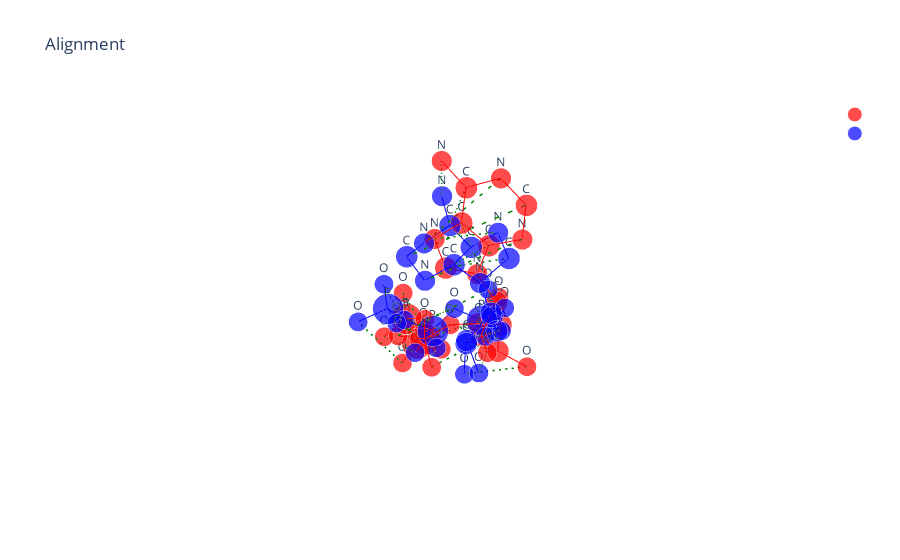

Notebook code for this chart:
### Code cell
df = pd.read_csv('./otmol_output/6ln3_ATP_result.csv')
data_path = "../Data/first_8_molecules_RDKIT"
ligand = '6ln3_ATP'
i = 28
nameB = ligand+'_conf'+str(i)+'_otmol.xyz'
path1 = os.path.join(data_path, 'extra_bio_ligands', ligand+'.pdb')
path2 = os.path.join(data_path, 'extra_bio_ligands_RDKIT', ligand, ligand+'_conf'+str(i)+'.pdb')
X_A, T_A, B_A = otm.tl.parse_pdb_file(path1)
X_B, T_B, B_B = otm.tl.parse_pdb_file(path2)
assignment = [int(x) for x in df['assignment'][i].strip('[]').split()]
P = otm.tl.permutation_to_matrix(assignment)
X_B_aligned, _, _ = otm.tl.kabsch(X_A, X_B, P) 
otm.tl.write_xyz_with_custom_labels(
    os.path.join('otmol_output', nameB), 
    X_B_aligned[assignment], 
    T_B[assignment],
    comment="aligned by OTMol")
print(otm.tl.root_mean_square_deviation(X_A, X_B_aligned[assignment]))
otm.pl.interactive_alignment_plot(X_A, X_B_aligned, T_A, T_B, B_A, B_B, assignment, '', '')

### Figure 1 — Plotly figure (JSON) as saved in the notebook; plotly's stock layout.template omitted (floating-point values rounded to 4 significant figures)
{"data": [{"marker": {"color": "red", "size": [21.4, 13.2, 13.2, 13.2, 21.4, 13.2, 13.2, 13.2, 21.4, 13.2, 13.2, 13.2, 13.2, 15.2, 15.2, 13.2, 15.2, 13.2, 15.2, 13.2, 15.2, 14.2, 15.2, 14.2, 15.2, 15.2, 14.2, 14.2, 15.2, 14.2, 15.2], "symbol": "circle"}, "mode": "markers+text", "name": "", "text": ["P", "O", "O", "O", "P", "O", "O", "O", "P", "O", "O", "O", "O", "C", "C", "O", "C", "O", "C", "O", "C", "N", "C", "N", "C", "C", "N", "N", "C", "N", "C"], "textposition": "top center", "type": "scatter3d", "x": [74.12, 73.75, 73.0, 75.5, 75.16, 74.55, 76.56, 74.15, 76.18, 77.42, 76.37, 75.1, 75.44, 74.17, 74.14, 74.11, 75.38, 75.1, 76.2, 77.07, 75.15, 75.51, 76.08, 76.19, 75.61, 75.43, 75.74, 74.78, 74.45, 74.6, 75.19], "y": [51.52, 50.1, 52.43, 51.75, 51.98, 51.06, 51.75, 52.19, 54.64, 54.15, 55.27, 53.44, 55.64, 56.28, 57.62, 57.37, 58.5, 59.89, 58.22, 59.28, 58.06, 57.26, 56.02, 55.5, 56.44, 56.48, 55.49, 57.57, 58.56, 58.64, 57.53], "z": [25.47, 25.81, 24.87, 24.97, 28.23, 29.17, 27.65, 27.02, 29.05, 29.71, 27.7, 28.99, 30.09, 29.79, 30.5, 31.91, 30.25, 30.09, 31.5, 31.79, 32.55, 33.74, 33.73, 34.93, 35.78, 37.18, 38.03, 37.67, 36.83, 35.51, 35.04]}, {"marker": {"color": "blue", "size": [21.4, 13.2, 13.2, 13.2, 21.4, 13.2, 13.2, 13.2, 21.4, 13.2, 13.2, 13.2, 13.2, 15.2, 15.2, 13.2, 15.2, 13.2, 15.2, 13.2, 15.2, 14.2, 15.2, 14.2, 15.2, 15.2, 14.2, 14.2, 15.2, 14.2, 15.2], "symbol": "circle"}, "mode": "markers+text", "name": "", "text": ["P", "O", "O", "O", "P", "O", "O", "O", "P", "O", "O", "O", "O", "C", "C", "O", "C", "O", "C", "O", "C", "N", "C", "N", "C", "C", "N", "N", "C", "N", "C"], "textposition": "top center", "type": "scatter3d", "x": [76.34, 78.01, 75.48, 77.0, 74.63, 75.61, 75.5, 75.32, 72.75, 71.57, 71.97, 73.12, 73.88, 73.81, 74.8, 74.67, 76.2, 76.67, 76.96, 77.48, 75.91, 76.1, 74.95, 74.22, 74.68, 74.55, 74.79, 75.38, 76.76, 76.97, 76.13], "y": [52.02, 51.74, 50.66, 53.56, 53.49, 54.83, 52.97, 52.01, 55.31, 55.77, 54.98, 53.64, 56.53, 56.82, 57.92, 58.15, 57.38, 57.75, 58.1, 59.26, 58.42, 57.92, 58.35, 57.16, 56.14, 54.74, 54.5, 53.92, 54.35, 55.71, 56.54], "z": [29.57, 29.51, 30.01, 29.9, 27.94, 28.23, 26.59, 28.24, 28.63, 27.48, 30.07, 28.72, 28.96, 30.32, 30.7, 32.04, 30.51, 29.22, 31.59, 30.97, 32.6, 33.91, 34.71, 35.1, 34.19, 34.66, 36.04, 33.78, 33.85, 33.37, 34.14]}, {"line": {"color": "red", "width": 2}, "mode": "lines", "showlegend": false, "type": "scatter3d", "x": [74.12, 73.75], "y": [51.52, 50.1], "z": [25.47, 25.81]}, {"line": {"color": "red", "width": 2}, "mode": "lines", "showlegend": false, "type": "scatter3d", "x": [74.12, 73.0], "y": [51.52, 52.43], "z": [25.47, 24.87]}, {"line": {"color": "red", "width": 2}, "mode": "lines", "showlegend": false, "type": "scatter3d", "x": [74.12, 75.5], "y": [51.52, 51.75], "z": [25.47, 24.97]}, {"line": {"color": "red", "width": 2}, "mode": "lines", "showlegend": false, "type": "scatter3d", "x": [74.12, 74.15], "y": [51.52, 52.19], "z": [25.47, 27.02]}, {"line": {"color": "red", "width": 2}, "mode": "lines", "showlegend": false, "type": "scatter3d", "x": [75.16, 74.55], "y": [51.98, 51.06], "z": [28.23, 29.17]}, {"line": {"color": "red", "width": 2}, "mode": "lines", "showlegend": false, "type": "scatter3d", "x": [75.16, 76.56], "y": [51.98, 51.75], "z": [28.23, 27.65]}, {"line": {"color": "red", "width": 2}, "mode": "lines", "showlegend": false, "type": "scatter3d", "x": [75.16, 74.15], "y": [51.98, 52.19], "z": [28.23, 27.02]}, {"line": {"color": "red", "width": 2}, "mode": "lines", "showlegend": false, "type": "scatter3d", "x": [75.16, 75.1], "y": [51.98, 53.44], "z": [28.23, 28.99]}, {"line": {"color": "red", "width": 2}, "mode": "lines", "showlegend": false, "type": "scatter3d", "x": [76.18, 77.42], "y": [54.64, 54.15], "z": [29.05, 29.71]}, {"line": {"color": "red", "width": 2}, "mode": "lines", "showlegend": false, "type": "scatter3d", "x": [76.18, 76.37], "y": [54.64, 55.27], "z": [29.05, 27.7]}, {"line": {"color": "red", "width": 2}, "mode": "lines", "showlegend": false, "type": "scatter3d", "x": [76.18, 75.1], "y": [54.64, 53.44], "z": [29.05, 28.99]}, {"line": {"color": "red", "width": 2}, "mode": "lines", "showlegend": false, "type": "scatter3d", "x": [76.18, 75.44], "y": [54.64, 55.64], "z": [29.05, 30.09]}, {"line": {"color": "red", "width": 2}, "mode": "lines", "showlegend": false, "type": "scatter3d", "x": [75.44, 74.17], "y": [55.64, 56.28], "z": [30.09, 29.79]}, {"line": {"color": "red", "width": 2}, "mode": "lines", "showlegend": false, "type": "scatter3d", "x": [74.17, 74.14], "y": [56.28, 57.62], "z": [29.79, 30.5]}, {"line": {"color": "red", "width": 2}, "mode": "lines", "showlegend": false, "type": "scatter3d", "x": [74.14, 74.11], "y": [57.62, 57.37], "z": [30.5, 31.91]}, {"line": {"color": "red", "width": 2}, "mode": "lines", "showlegend": false, "type": "scatter3d", "x": [74.14, 75.38], "y": [57.62, 58.5], "z": [30.5, 30.25]}, {"line": {"color": "red", "width": 2}, "mode": "lines", "showlegend": false, "type": "scatter3d", "x": [74.11, 75.15], "y": [57.37, 58.06], "z": [31.91, 32.55]}, {"line": {"color": "red", "width": 2}, "mode": "lines", "showlegend": false, "type": "scatter3d", "x": [75.38, 75.1], "y": [58.5, 59.89], "z": [30.25, 30.09]}, {"line": {"color": "red", "width": 2}, "mode": "lines", "showlegend": false, "type": "scatter3d", "x": [75.38, 76.2], "y": [58.5, 58.22], "z": [30.25, 31.5]}, {"line": {"color": "red", "width": 2}, "mode": "lines", "showlegend": false, "type": "scatter3d", "x": [76.2, 77.07], "y": [58.22, 59.28], "z": [31.5, 31.79]}, {"line": {"color": "red", "width": 2}, "mode": "lines", "showlegend": false, "type": "scatter3d", "x": [76.2, 75.15], "y": [58.22, 58.06], "z": [31.5, 32.55]}, {"line": {"color": "red", "width": 2}, "mode": "lines", "showlegend": false, "type": "scatter3d", "x": [75.15, 75.51], "y": [58.06, 57.26], "z": [32.55, 33.74]}, {"line": {"color": "red", "width": 2}, "mode": "lines", "showlegend": false, "type": "scatter3d", "x": [75.51, 76.08], "y": [57.26, 56.02], "z": [33.74, 33.73]}, {"line": {"color": "red", "width": 2}, "mode": "lines", "showlegend": false, "type": "scatter3d", "x": [75.51, 75.19], "y": [57.26, 57.53], "z": [33.74, 35.04]}, {"line": {"color": "red", "width": 2}, "mode": "lines", "showlegend": false, "type": "scatter3d", "x": [76.08, 76.19], "y": [56.02, 55.5], "z": [33.73, 34.93]}, {"line": {"color": "red", "width": 2}, "mode": "lines", "showlegend": false, "type": "scatter3d", "x": [76.19, 75.61], "y": [55.5, 56.44], "z": [34.93, 35.78]}, {"line": {"color": "red", "width": 2}, "mode": "lines", "showlegend": false, "type": "scatter3d", "x": [75.61, 75.43], "y": [56.44, 56.48], "z": [35.78, 37.18]}, {"line": {"color": "red", "width": 2}, "mode": "lines", "showlegend": false, "type": "scatter3d", "x": [75.61, 75.19], "y": [56.44, 57.53], "z": [35.78, 35.04]}, {"line": {"color": "red", "width": 2}, "mode": "lines", "showlegend": false, "type": "scatter3d", "x": [75.43, 75.74], "y": [56.48, 55.49], "z": [37.18, 38.03]}, {"line": {"color": "red", "width": 2}, "mode": "lines", "showlegend": false, "type": "scatter3d", "x": [75.43, 74.78], "y": [56.48, 57.57], "z": [37.18, 37.67]}, {"line": {"color": "red", "width": 2}, "mode": "lines", "showlegend": false, "type": "scatter3d", "x": [74.78, 74.45], "y": [57.57, 58.56], "z": [37.67, 36.83]}, {"line": {"color": "red", "width": 2}, "mode": "lines", "showlegend": false, "type": "scatter3d", "x": [74.45, 74.6], "y": [58.56, 58.64], "z": [36.83, 35.51]}, {"line": {"color": "red", "width": 2}, "mode": "lines", "showlegend": false, "type": "scatter3d", "x": [74.6, 75.19], "y": [58.64, 57.53], "z": [35.51, 35.04]}, {"line": {"color": "blue", "width": 2}, "mode": "lines", "showlegend": false, "type": "scatter3d", "x": [76.34, 78.01], "y": [52.02, 51.74], "z": [29.57, 29.51]}, {"line": {"color": "blue", "width": 2}, "mode": "lines", "showlegend": false, "type": "scatter3d", "x": [76.34, 75.48], "y": [52.02, 50.66], "z": [29.57, 30.01]}, {"line": {"color": "blue", "width": 2}, "mode": "lines", "showlegend": false, "type": "scatter3d", "x": [76.34, 77.0], "y": [52.02, 53.56], "z": [29.57, 29.9]}, {"line": {"color": "blue", "width": 2}, "mode": "lines", "showlegend": false, "type": "scatter3d", "x": [76.34, 75.32], "y": [52.02, 52.01], "z": [29.57, 28.24]}, {"line": {"color": "blue", "width": 2}, "mode": "lines", "showlegend": false, "type": "scatter3d", "x": [74.63, 75.61], "y": [53.49, 54.83], "z": [27.94, 28.23]}, {"line": {"color": "blue", "width": 2}, "mode": "lines", "showlegend": false, "type": "scatter3d", "x": [74.63, 75.5], "y": [53.49, 52.97], "z": [27.94, 26.59]}, {"line": {"color": "blue", "width": 2}, "mode": "lines", "showlegend": false, "type": "scatter3d", "x": [74.63, 75.32], "y": [53.49, 52.01], "z": [27.94, 28.24]}, {"line": {"color": "blue", "width": 2}, "mode": "lines", "showlegend": false, "type": "scatter3d", "x": [74.63, 73.12], "y": [53.49, 53.64], "z": [27.94, 28.72]}, {"line": {"color": "blue", "width": 2}, "mode": "lines", "showlegend": false, "type": "scatter3d", "x": [72.75, 71.57], "y": [55.31, 55.77], "z": [28.63, 27.48]}, {"line": {"color": "blue", "width": 2}, "mode": "lines", "showlegend": false, "type": "scatter3d", "x": [72.75, 71.97], "y": [55.31, 54.98], "z": [28.63, 30.07]}, {"line": {"color": "blue", "width": 2}, "mode": "lines", "showlegend": false, "type": "scatter3d", "x": [72.75, 73.12], "y": [55.31, 53.64], "z": [28.63, 28.72]}, {"line": {"color": "blue", "width": 2}, "mode": "lines", "showlegend": false, "type": "scatter3d", "x": [72.75, 73.88], "y": [55.31, 56.53], "z": [28.63, 28.96]}, {"line": {"color": "blue", "width": 2}, "mode": "lines", "showlegend": false, "type": "scatter3d", "x": [73.88, 73.81], "y": [56.53, 56.82], "z": [28.96, 30.32]}, {"line": {"color": "blue", "width": 2}, "mode": "lines", "showlegend": false, "type": "scatter3d", "x": [73.81, 74.8], "y": [56.82, 57.92], "z": [30.32, 30.7]}, {"line": {"color": "blue", "width": 2}, "mode": "lines", "showlegend": false, "type": "scatter3d", "x": [74.8, 74.67], "y": [57.92, 58.15], "z": [30.7, 32.04]}, {"line": {"color": "blue", "width": 2}, "mode": "lines", "showlegend": false, "type": "scatter3d", "x": [74.8, 76.2], "y": [57.92, 57.38], "z": [30.7, 30.51]}, {"line": {"color": "blue", "width": 2}, "mode": "lines", "showlegend": false, "type": "scatter3d", "x": [74.67, 75.91], "y": [58.15, 58.42], "z": [32.04, 32.6]}, {"line": {"color": "blue", "width": 2}, "mode": "lines", "showlegend": false, "type": "scatter3d", "x": [76.2, 76.67], "y": [57.38, 57.75], "z": [30.51, 29.22]}, {"line": {"color": "blue", "width": 2}, "mode": "lines", "showlegend": false, "type": "scatter3d", "x": [76.2, 76.96], "y": [57.38, 58.1], "z": [30.51, 31.59]}, {"line": {"color": "blue", "width": 2}, "mode": "lines", "showlegend": false, "type": "scatter3d", "x": [76.96, 77.48], "y": [58.1, 59.26], "z": [31.59, 30.97]}, {"line": {"color": "blue", "width": 2}, "mode": "lines", "showlegend": false, "type": "scatter3d", "x": [76.96, 75.91], "y": [58.1, 58.42], "z": [31.59, 32.6]}, {"line": {"color": "blue", "width": 2}, "mode": "lines", "showlegend": false, "type": "scatter3d", "x": [75.91, 76.1], "y": [58.42, 57.92], "z": [32.6, 33.91]}, {"line": {"color": "blue", "width": 2}, "mode": "lines", "showlegend": false, "type": "scatter3d", "x": [76.1, 74.95], "y": [57.92, 58.35], "z": [33.91, 34.71]}, {"line": {"color": "blue", "width": 2}, "mode": "lines", "showlegend": false, "type": "scatter3d", "x": [76.1, 76.13], "y": [57.92, 56.54], "z": [33.91, 34.14]}, {"line": {"color": "blue", "width": 2}, "mode": "lines", "showlegend": false, "type": "scatter3d", "x": [74.95, 74.22], "y": [58.35, 57.16], "z": [34.71, 35.1]}, {"line": {"color": "blue", "width": 2}, "mode": "lines", "showlegend": false, "type": "scatter3d", "x": [74.22, 74.68], "y": [57.16, 56.14], "z": [35.1, 34.19]}, {"line": {"color": "blue", "width": 2}, "mode": "lines", "showlegend": false, "type": "scatter3d", "x": [74.68, 74.55], "y": [56.14, 54.74], "z": [34.19, 34.66]}, {"line": {"color": "blue", "width": 2}, "mode": "lines", "showlegend": false, "type": "scatter3d", "x": [74.68, 76.13], "y": [56.14, 56.54], "z": [34.19, 34.14]}, {"line": {"color": "blue", "width": 2}, "mode": "lines", "showlegend": false, "type": "scatter3d", "x": [74.55, 74.79], "y": [54.74, 54.5], "z": [34.66, 36.04]}, {"line": {"color": "blue", "width": 2}, "mode": "lines", "showlegend": false, "type": "scatter3d", "x": [74.55, 75.38], "y": [54.74, 53.92], "z": [34.66, 33.78]}, {"line": {"color": "blue", "width": 2}, "mode": "lines", "showlegend": false, "type": "scatter3d", "x": [75.38, 76.76], "y": [53.92, 54.35], "z": [33.78, 33.85]}, {"line": {"color": "blue", "width": 2}, "mode": "lines", "showlegend": false, "type": "scatter3d", "x": [76.76, 76.97], "y": [54.35, 55.71], "z": [33.85, 33.37]}, {"line": {"color": "blue", "width": 2}, "mode": "lines", "showlegend": false, "type": "scatter3d", "x": [76.97, 76.13], "y": [55.71, 56.54], "z": [33.37, 34.14]}, {"line": {"color": "green", "dash": "longdash", "width": 3}, "mode": "lines", "showlegend": false, "type": "scatter3d", "x": [74.12, 76.34], "y": [51.52, 52.02], "z": [25.47, 29.57]}, {"line": {"color": "green", "dash": "longdash", "width": 3}, "mode": "lines", "showlegend": false, "type": "scatter3d", "x": [73.75, 75.48], "y": [50.1, 50.66], "z": [25.81, 30.01]}, {"line": {"color": "green", "dash": "longdash", "width": 3}, "mode": "lines", "showlegend": false, "type": "scatter3d", "x": [73.0, 77.0], "y": [52.43, 53.56], "z": [24.87, 29.9]}, {"line": {"color": "green", "dash": "longdash", "width": 3}, "mode": "lines", "showlegend": false, "type": "scatter3d", "x": [75.5, 78.01], "y": [51.75, 51.74], "z": [24.97, 29.51]}, {"line": {"color": "green", "dash": "longdash", "width": 3}, "mode": "lines", "showlegend": false, "type": "scatter3d", "x": [75.16, 74.63], "y": [51.98, 53.49], "z": [28.23, 27.94]}, {"line": {"color": "green", "dash": "longdash", "width": 3}, "mode": "lines", "showlegend": false, "type": "scatter3d", "x": [74.55, 75.61], "y": [51.06, 54.83], "z": [29.17, 28.23]}, {"line": {"color": "green", "dash": "longdash", "width": 3}, "mode": "lines", "showlegend": false, "type": "scatter3d", "x": [76.56, 75.5], "y": [51.75, 52.97], "z": [27.65, 26.59]}, {"line": {"color": "green", "dash": "longdash", "width": 3}, "mode": "lines", "showlegend": false, "type": "scatter3d", "x": [74.15, 75.32], "y": [52.19, 52.01], "z": [27.02, 28.24]}, {"line": {"color": "green", "dash": "longdash", "width": 3}, "mode": "lines", "showlegend": false, "type": "scatter3d", "x": [76.18, 72.75], "y": [54.64, 55.31], "z": [29.05, 28.63]}, {"line": {"color": "green", "dash": "longdash", "width": 3}, "mode": "lines", "showlegend": false, "type": "scatter3d", "x": [77.42, 71.97], "y": [54.15, 54.98], "z": [29.71, 30.07]}, {"line": {"color": "green", "dash": "longdash", "width": 3}, "mode": "lines", "showlegend": false, "type": "scatter3d", "x": [76.37, 71.57], "y": [55.27, 55.77], "z": [27.7, 27.48]}, {"line": {"color": "green", "dash": "longdash", "width": 3}, "mode": "lines", "showlegend": false, "type": "scatter3d", "x": [75.1, 73.12], "y": [53.44, 53.64], "z": [28.99, 28.72]}, {"line": {"color": "green", "dash": "longdash", "width": 3}, "mode": "lines", "showlegend": false, "type": "scatter3d", "x": [75.44, 73.88], "y": [55.64, 56.53], "z": [30.09, 28.96]}, {"line": {"color": "green", "dash": "longdash", "width": 3}, "mode": "lines", "showlegend": false, "type": "scatter3d", "x": [74.17, 73.81], "y": [56.28, 56.82], "z": [29.79, 30.32]}, {"line": {"color": "green", "dash": "longdash", "width": 3}, "mode": "lines", "showlegend": false, "type": "scatter3d", "x": [74.14, 74.8], "y": [57.62, 57.92], "z": [30.5, 30.7]}, {"line": {"color": "green", "dash": "longdash", "width": 3}, "mode": "lines", "showlegend": false, "type": "scatter3d", "x": [74.11, 74.67], "y": [57.37, 58.15], "z": [31.91, 32.04]}, {"line": {"color": "green", "dash": "longdash", "width": 3}, "mode": "lines", "showlegend": false, "type": "scatter3d", "x": [75.38, 76.2], "y": [58.5, 57.38], "z": [30.25, 30.51]}, {"line": {"color": "green", "dash": "longdash", "width": 3}, "mode": "lines", "showlegend": false, "type": "scatter3d", "x": [75.1, 76.67], "y": [59.89, 57.75], "z": [30.09, 29.22]}, {"line": {"color": "green", "dash": "longdash", "width": 3}, "mode": "lines", "showlegend": false, "type": "scatter3d", "x": [76.2, 76.96], "y": [58.22, 58.1], "z": [31.5, 31.59]}, {"line": {"color": "green", "dash": "longdash", "width": 3}, "mode": "lines", "showlegend": false, "type": "scatter3d", "x": [77.07, 77.48], "y": [59.28, 59.26], "z": [31.79, 30.97]}, {"line": {"color": "green", "dash": "longdash", "width": 3}, "mode": "lines", "showlegend": false, "type": "scatter3d", "x": [75.15, 75.91], "y": [58.06, 58.42], "z": [32.55, 32.6]}, {"line": {"color": "green", "dash": "longdash", "width": 3}, "mode": "lines", "showlegend": false, "type": "scatter3d", "x": [75.51, 76.1], "y": [57.26, 57.92], "z": [33.74, 33.91]}, {"line": {"color": "green", "dash": "longdash", "width": 3}, "mode": "lines", "showlegend": false, "type": "scatter3d", "x": [76.08, 74.95], "y": [56.02, 58.35], "z": [33.73, 34.71]}, {"line": {"color": "green", "dash": "longdash", "width": 3}, "mode": "lines", "showlegend": false, "type": "scatter3d", "x": [76.19, 74.22], "y": [55.5, 57.16], "z": [34.93, 35.1]}, {"line": {"color": "green", "dash": "longdash", "width": 3}, "mode": "lines", "showlegend": false, "type": "scatter3d", "x": [75.61, 74.68], "y": [56.44, 56.14], "z": [35.78, 34.19]}, {"line": {"color": "green", "dash": "longdash", "width": 3}, "mode": "lines", "showlegend": false, "type": "scatter3d", "x": [75.43, 74.55], "y": [56.48, 54.74], "z": [37.18, 34.66]}, {"line": {"color": "green", "dash": "longdash", "width": 3}, "mode": "lines", "showlegend": false, "type": "scatter3d", "x": [75.74, 74.79], "y": [55.49, 54.5], "z": [38.03, 36.04]}, {"line": {"color": "green", "dash": "longdash", "width": 3}, "mode": "lines", "showlegend": false, "type": "scatter3d", "x": [74.78, 75.38], "y": [57.57, 53.92], "z": [37.67, 33.78]}, {"line": {"color": "green", "dash": "longdash", "width": 3}, "mode": "lines", "showlegend": false, "type": "scatter3d", "x": [74.45, 76.76], "y": [58.56, 54.35], "z": [36.83, 33.85]}, {"line": {"color": "green", "dash": "longdash", "width": 3}, "mode": "lines", "showlegend": false, "type": "scatter3d", "x": [74.6, 76.97], "y": [58.64, 55.71], "z": [35.51, 33.37]}, {"line": {"color": "green", "dash": "longdash", "width": 3}, "mode": "lines", "showlegend": false, "type": "scatter3d", "x": [75.19, 76.13], "y": [57.53, 56.54], "z": [35.04, 34.14]}], "layout": {"scene": {"aspectmode": "data", "xaxis": {"title": {"text": "X"}, "visible": false}, "yaxis": {"title": {"text": "Y"}, "visible": false}, "zaxis": {"title": {"text": "Z"}, "visible": false}}, "showlegend": true, "title": {"text": "  Alignment"}}}
